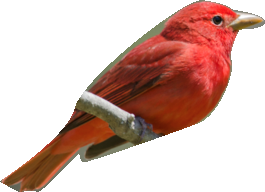
#> input picture tori1/tori1-1.png, 265 x 192 px
$ python plotRGBHist.py
#> lines starting #> are read from the running program, lines starting #| are printed output that depends on the picture
import numpy as np
import scipy.stats as sstats
import pandas as pd
from matplotlib import pyplot as plt
import matplotlib.cm as cm
import cv2
import seaborn as sns

com1 = cv2.cvtColor(cv2.imread('../tori1/tori1-1.png',1), cv2.COLOR_BGR2RGB)
com2 = cv2.cvtColor(cv2.imread('../tori1/tori1-2.png',1), cv2.COLOR_BGR2RGB)
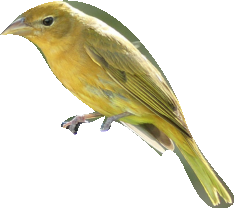
#> input picture tori1/tori1-2.png, 234 x 209 px

def rgb_hist(rgb_img):
    sns.set()
    sns.set_style(style='ticks')
    fig = plt.figure(figsize=[15,4])
    ax1 = fig.add_subplot(1,2,1)
    sns.set_style(style='whitegrid')
    ax2 = fig.add_subplot(1,2,2)

    ax1.imshow(rgb_img)

    color=['r','g','b']

    for (i,col) in enumerate(color): # 各チャンネルのhist
        # cv2.calcHist([img], [channel], mask_img, [binsize], ranges)
        hist = cv2.calcHist([rgb_img], [i], None, [255], [0,255])
        # グラフの形が偏りすぎるので √ をとってみる
        hist = np.sqrt(hist)
        ax2.plot(hist,color=col)
        ax2.set_xlim([0,256])

    plt.show()
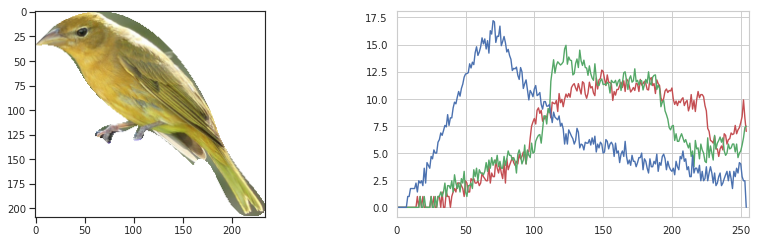
#> figure drawn by matplotlib, 2 panels; panel 2: curve peaks at x = 149, y = 12.65; panel 2: curve peaks at x = 123, y = 14.93; panel 2: curve peaks at x = 70, y = 17.2

rgb_hist(com2)
